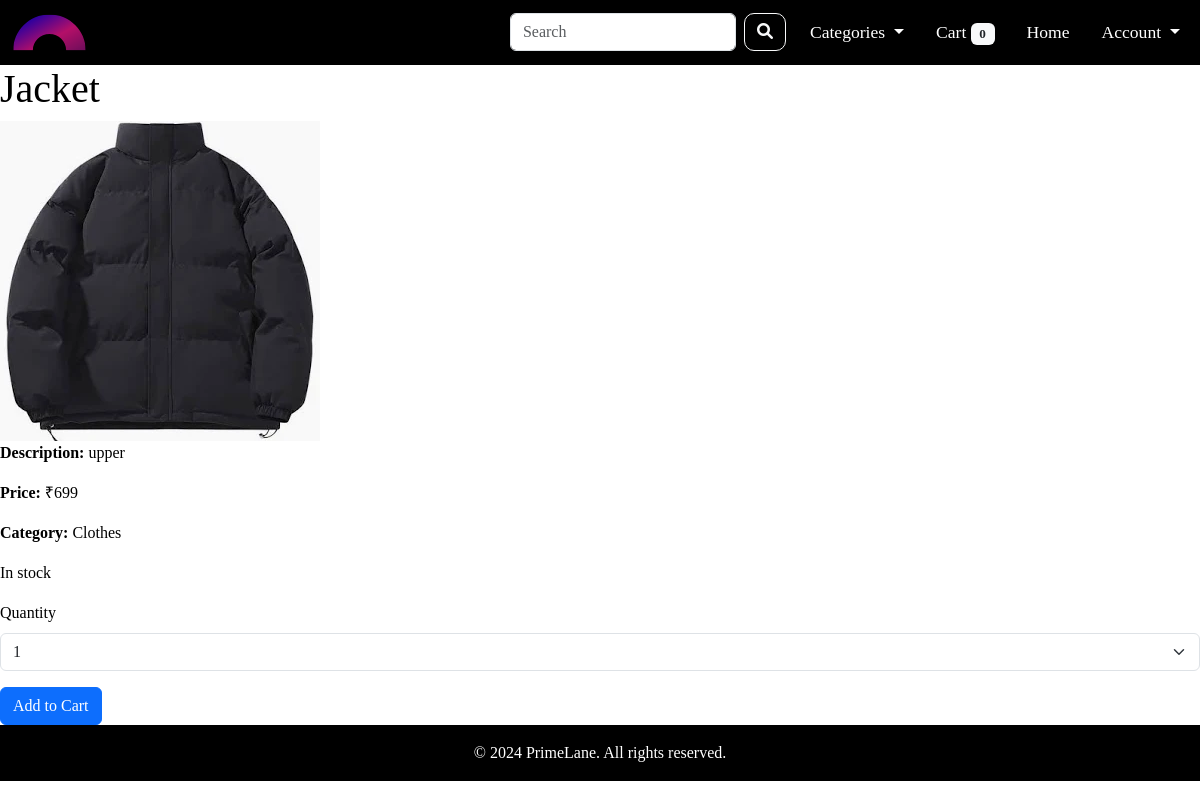
/product/1/, run on the app's committed database.
### app/models.py (models this page shows)
class Product(Base):
    __tablename__ = 'products'
    product_id = Column(Integer, primary_key=True, autoincrement=True)
    product_name = Column(String(100), nullable=False)
    product_description = Column(String(500), nullable=True)
    product_price = Column(Integer, nullable=False)
    product_quantity = Column(Integer, nullable=False)
    category_id = Column(Integer, ForeignKey('categories.category_id'))
    created_at = Column(DateTime, default=get_ist_time)
    updated_at = Column(DateTime, default=get_ist_time, onupdate=get_ist_time)
    image_url = Column(String(200), nullable=True)
    is_deleted = Column(Boolean, default=False)
    category = relationship('Category', back_populates='products')
    order_products = relationship('OrderProduct', back_populates='product')
    shopping_carts = relationship('ShoppingCart', back_populates='product')

class Category(Base):
    __tablename__ = 'categories'
    category_id = Column(Integer, primary_key=True, autoincrement=True)
    category_name = Column(String(100), nullable=False, unique=True)
    category_description = Column(String(500))
    created_at = Column(DateTime, default=get_ist_time)
    updated_at = Column(DateTime, default=get_ist_time, onupdate=get_ist_time)
    products = relationship('Product', back_populates='category')

### app/routes.py (the view)
@main.route('/product/<int:product_id>/')
def product_details(product_id):
    session = get_session()
    product = session.query(Product).options(joinedload(Product.category)).filter(Product.product_id == product_id).first()
    if not product:
        return "Product not found", 404
    return render_template('product_details.html', product=product)

### app/__init__.py (called while the page is built)
def create_app():
    app = Flask(__name__)
    app.config.from_object('config.Config')
    init_db()
    @app.before_request
    def before_request():
        g.rupee_symbol = '₹'
    mail.init_app(app)
    Migrate(app, engine)
    app.register_blueprint(main)
    app.register_blueprint(admin, url_prefix='/admin')
    app.register_blueprint(auth)
    Base.metadata.create_all(engine)
    app.config['SECRET_KEY'] = 'secret_key'
    return app

### app/routes.py (called while the page is built)
@main.before_request
def before_request():
    user_id = session.get('user_id')
    if user_id:
        db_session = get_session()
        products_in_cart = db_session.query(ShoppingCart).filter_by(user_id=user_id).all()
        cart_count = sum(item.cart_quantity for item in products_in_cart)
        g.cart_count = cart_count
    else:
        g.cart_count = 0

@main.before_request
def load_categories():
    db_session = get_session()
    g.categories = db_session.query(Category).all()
    db_session.close()

### db/engine.py (called while the page is built)
def get_session():
    return Session()

### app/templates/product_details.html (shortened to what this page needs)
{% extends 'base.html' %}
{% block content %}
    <h1>{{ product.product_name }}</h1>
    {% if product.image_url %}
        <div>
            <img src="{{ url_for('static', filename='uploads/' + product.image_url) }}"
                 alt="{{ product.product_name }}" class="img-fluid">
        </div>
    {% endif %}
    <p><strong>Description:</strong> {{ product.product_description }}</p>
    <p><strong>Price:</strong> {{ g.rupee_symbol}}{{ product.product_price }}</p>
    <p><strong>Category:</strong> {{ product.category.category_name }}</p>
    {% if 1 <= product.product_quantity <= 10 %}
        <p>Only {{ product.product_quantity }} left in stock!</p>
    {% elif product.product_quantity > 10 %}
        <p>In stock</p>
    {% else %}
        <p>Out of stock</p>
    {% endif %}
    {% if product.product_quantity > 0 %}
        <form action="{{ url_for('main.add_to_cart', product_id=product.product_id) }}" method="POST">
            <div class="mb-3">
                <label for="quantity" class="form-label">Quantity</label>
                <select id="quantity" name="quantity" class="form-select" required>
                    {% for i in range(1, 6) %}
                        <option value="{{ i }}">{{ i }}</option>
                    {% endfor %}
                </select>
            </div>
            <button type="submit" class="btn btn-primary">Add to Cart</button>
        </form>
    {% else %}
        <p>Sorry, this product is out of stock.</p>
    {% endif %}
{% endblock %}

### app/static/css/main.css (style rules this page uses)
* { box-sizing: border-box; font-family: agrandir; }
body { background-color: #ffffff; color: black; margin: 0; padding: 0; background-clip: content-box; }

### data on the page
Product: product_name "Jacket", image_url (picture), product_description "upper", product_price "699"
Category: category.category_name "Clothes"

### other printed values
{{ g.rupee_symbol }} "₹"
form field quantity "1"
